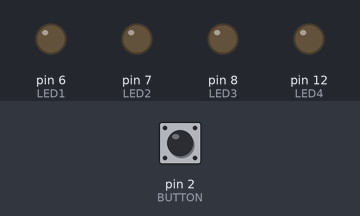
This sketch was run on a simulated Arduino Uno, built with avr-gcc and run on an emulated ATmega328P. On the bench: output pins drawn as LEDs (lit = HIGH). Inputs (shaded band) come from the test bench; at power-on: pin 2 (BUTTON) HIGH.

Above: at 1.2 s.
1.3 s: pin 2 (BUTTON) pulled LOW for 0.15 s
At 1.37 s:
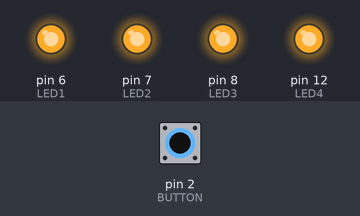
2.9 s: pin 2 (BUTTON) pulled LOW for 3.2 s
At 6.5 s:
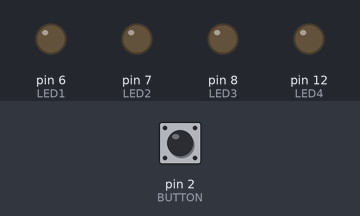
Timing chart, 0 to 8.0 s (numbered marks = the images above; inputs shaded):
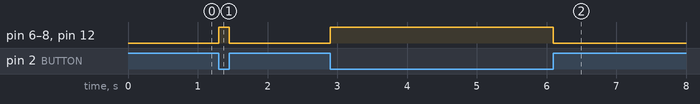

Measured:
- after the input at 1.3 s, pin 6 (LED1), pin 7 (LED2), pin 8 (LED3), pin 12 (LED4): LOW → HIGH at once, → LOW 0.15 s later
- after the input at 2.9 s, pin 6 (LED1), pin 7 (LED2), pin 8 (LED3), pin 12 (LED4): LOW → HIGH at once, → LOW 3.2 s later

The sketch:

ex06_02_01_a.ino
```cpp
// 버튼으로 LED 점등 (배열 미사용)

#define BUTTON 2
#define LED1 6
#define LED2 7
#define LED3 8
#define LED4 12

void setup() {
  pinMode(BUTTON, INPUT);
  pinMode(LED1, OUTPUT);
  pinMode(LED2, OUTPUT);
  pinMode(LED3, OUTPUT);
  pinMode(LED4, OUTPUT);
}

void loop() {
  int value = digitalRead(BUTTON);
  if (value == 0) {
    digitalWrite(LED1, 1);
    digitalWrite(LED2, 1);
    digitalWrite(LED3, 1);
    digitalWrite(LED4, 1);
  } else {
    digitalWrite(LED1, 0);
    digitalWrite(LED2, 0);
    digitalWrite(LED3, 0);
    digitalWrite(LED4, 0);
  }
}
```
